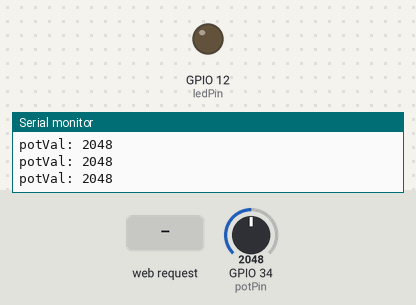
Bench run of a sketch on a simulated ESP32. Parts: output pins drawn as LEDs (lit = HIGH), the last lines printed to the serial monitor. Inputs (shaded band) come from the test bench; at power-on: GPIO 34 (potPin) = 2048. WiFi joins after 1.5 s; servers stay silent unless stated; not simulated (calls return 0 or success): arduino_secrets.h.

Above: at 2.7 s.
2.8 s: HTTP request GET /led?state=on received
At 4.2 s:
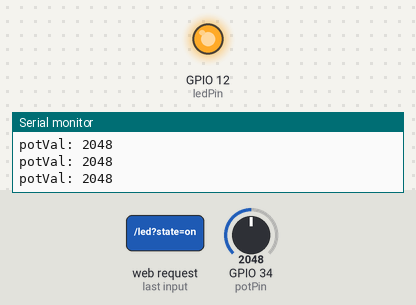
4.5 s: HTTP request GET /led received
At 5.4 s:
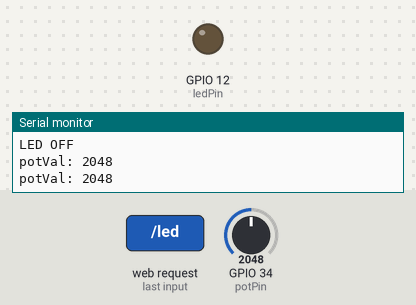
Timing chart, 0 to 7.5 s (numbered marks = the images above; inputs shaded):
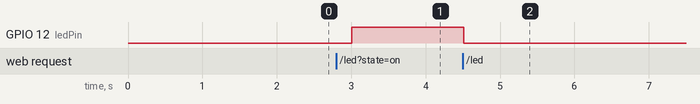

Measured:
- after the input at 2.8 s, GPIO 12 (ledPin): LOW → HIGH after 0.21 s
- after the input at 4.5 s, GPIO 12 (ledPin): HIGH → LOW at once

The sketch:

fmi-2024-03-esp32-network.ino
```cpp
#include <WiFi.h>
#include <WiFiClient.h>
#include <WebServer.h>
#include <ESPmDNS.h>
#include "arduino_secrets.h"
#define potPin 34
#define ledPin 12

WebServer server(80);

int potVal;

void handleRoot() {
  server.send(200, "text/html",
              "<!DOCTYPE html>\
  <html>\
  <body>\
  <h2>Arduino ESP32 Web Server &#9729;</h2>\
  </body>\
  </html>");
}

void handleNotFound() {
  String message = "File Not Found\n\n";
  message += "URI: ";
  message += server.uri();
  message += "\nMethod: ";
  message += (server.method() == HTTP_GET) ? "GET" : "POST";
  message += "\nArguments: ";
  message += server.args();
  message += "\n";
  for (uint8_t i = 0; i < server.args(); i++) {
    message += " " + server.argName(i) + ": " + server.arg(i) + "\n";
  }
  server.send(404, "text/plain", message);
}

void handleLED() {
  String message = "";
  for (uint8_t i = 0; i < server.args(); i++) {
    message += " " + server.argName(i) + ": " + server.arg(i) + "\n";
  }
  if (server.arg("state") == "on") {
    digitalWrite(ledPin, 1);
    Serial.println("LED ON");
  } else {
    digitalWrite(ledPin, 0);
    Serial.println("LED OFF");
  }
  server.send(200, "text/html",
              "<!DOCTYPE html>\
  <html>\
  <body>\
  <h2>" + message
                + "</h2>\
  </body>\
  </html>");
}

void handleValue() {
  String message = String(potVal);

  server.send(200, "text/html",
  "<!DOCTYPE html>\
  <html>\
  <body>\
  <h2>" + message + "</h2>\
  </body>\
  </html>");

}

void setup() {
  pinMode(ledPin, OUTPUT);
  adcAttachPin(potPin);

  digitalWrite(ledPin, 0);

  Serial.begin(115200);

  WiFi.mode(WIFI_STA);
  WiFi.begin(SSID, PASSWORD);
  Serial.println("");

  // Wait for connection
  while (WiFi.status() != WL_CONNECTED) {
    delay(500);
    Serial.print(".");
  }
  Serial.println("");
  Serial.print("Connected to ");
  Serial.println(SSID);
  Serial.print("IP address: ");
  Serial.println(WiFi.localIP());

  long rssi = WiFi.RSSI();
  Serial.print("signal strength (RSSI):");
  Serial.print(rssi);
  Serial.println(" dBm");

  if (MDNS.begin("esp32trayan")) {
    Serial.println("MDNS responder started");
  }
  server.on("/", handleRoot);

  server.on("/led", handleLED);
  server.on("/val", handleValue);

  server.on("/inline", []() {
    server.send(200, "text/plain", "this works as well");
  });

  server.onNotFound(handleNotFound);

  server.begin();

  Serial.println("Setup done");
}

void loop() {
  server.handleClient();

  potVal = analogRead(potPin);
  Serial.print("potVal: ");
  Serial.println(potVal);

  delay(500);
}
```
